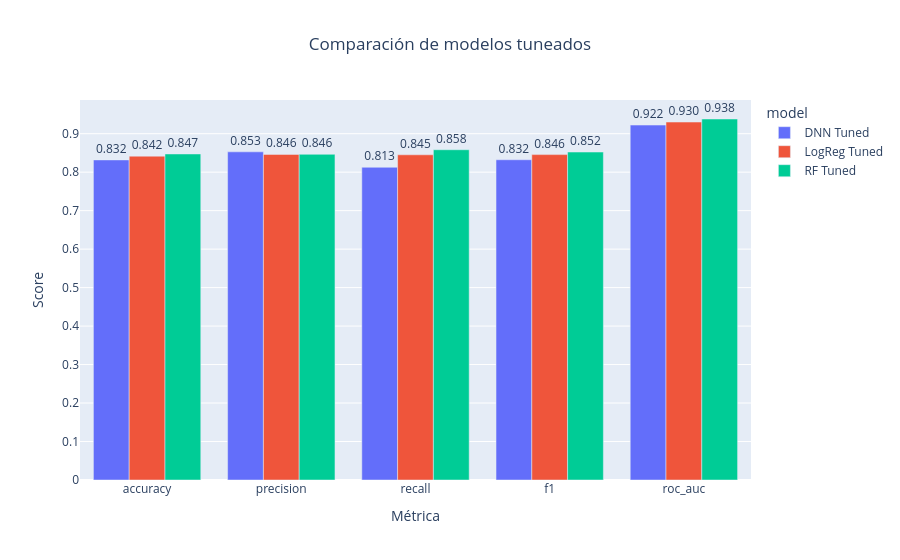

The code cell stored with this chart in its notebook:
### Markdown cell above
## Visualización comparativa

### Code cell
comparison_long = comparison_df.melt(
    id_vars="model",
    value_vars=["accuracy", "precision", "recall", "f1", "roc_auc"],
    var_name="metric",
    value_name="score"
)

metric_order = ["accuracy", "precision", "recall", "f1", "roc_auc"]
comparison_long["metric"] = pd.Categorical(comparison_long["metric"], categories=metric_order, ordered=True)
comparison_long = comparison_long.sort_values(["metric", "model"])

fig = px.bar(
    comparison_long,
    x="metric",
    y="score",
    color="model",
    barmode="group",
    text="score",
    title="Comparación de modelos tuneados"
)

fig.update_traces(texttemplate="%{text:.3f}", textposition="outside")
fig.update_layout(
    title_x=0.5,
    xaxis_title="Métrica",
    yaxis_title="Score"
)

fig.show()

### Figure 1 — Plotly figure (JSON) as saved in the notebook; plotly's stock layout.template omitted (floating-point values rounded to 4 significant figures)
{"data": [{"alignmentgroup": "True", "hovertemplate": "model=DNN Tuned<br>metric=%{x}<br>score=%{text}<extra></extra>", "legendgroup": "DNN Tuned", "marker": {"color": "#636efa", "pattern": {"shape": ""}}, "name": "DNN Tuned", "offsetgroup": "DNN Tuned", "orientation": "v", "showlegend": true, "text": [0.8318, 0.8528, 0.8127, 0.8323, 0.9224], "textposition": "outside", "texttemplate": "%{text:.3f}", "type": "bar", "x": ["accuracy", "precision", "recall", "f1", "roc_auc"], "xaxis": "x", "y": [0.8318, 0.8528, 0.8127, 0.8323, 0.9224], "yaxis": "y"}, {"alignmentgroup": "True", "hovertemplate": "model=LogReg Tuned<br>metric=%{x}<br>score=%{text}<extra></extra>", "legendgroup": "LogReg Tuned", "marker": {"color": "#EF553B", "pattern": {"shape": ""}}, "name": "LogReg Tuned", "offsetgroup": "LogReg Tuned", "orientation": "v", "showlegend": true, "text": [0.8416, 0.8462, 0.8451, 0.8456, 0.9302], "textposition": "outside", "texttemplate": "%{text:.3f}", "type": "bar", "x": ["accuracy", "precision", "recall", "f1", "roc_auc"], "xaxis": "x", "y": [0.8416, 0.8462, 0.8451, 0.8456, 0.9302], "yaxis": "y"}, {"alignmentgroup": "True", "hovertemplate": "model=RF Tuned<br>metric=%{x}<br>score=%{text}<extra></extra>", "legendgroup": "RF Tuned", "marker": {"color": "#00cc96", "pattern": {"shape": ""}}, "name": "RF Tuned", "offsetgroup": "RF Tuned", "orientation": "v", "showlegend": true, "text": [0.8473, 0.8464, 0.8583, 0.8523, 0.9382], "textposition": "outside", "texttemplate": "%{text:.3f}", "type": "bar", "x": ["accuracy", "precision", "recall", "f1", "roc_auc"], "xaxis": "x", "y": [0.8473, 0.8464, 0.8583, 0.8523, 0.9382], "yaxis": "y"}], "layout": {"barmode": "group", "legend": {"title": {"text": "model"}, "tracegroupgap": 0}, "title": {"text": "Comparación de modelos tuneados", "x": 0.5}, "xaxis": {"anchor": "y", "domain": [0, 1], "title": {"text": "Métrica"}}, "yaxis": {"anchor": "x", "domain": [0, 1], "title": {"text": "Score"}}}}
